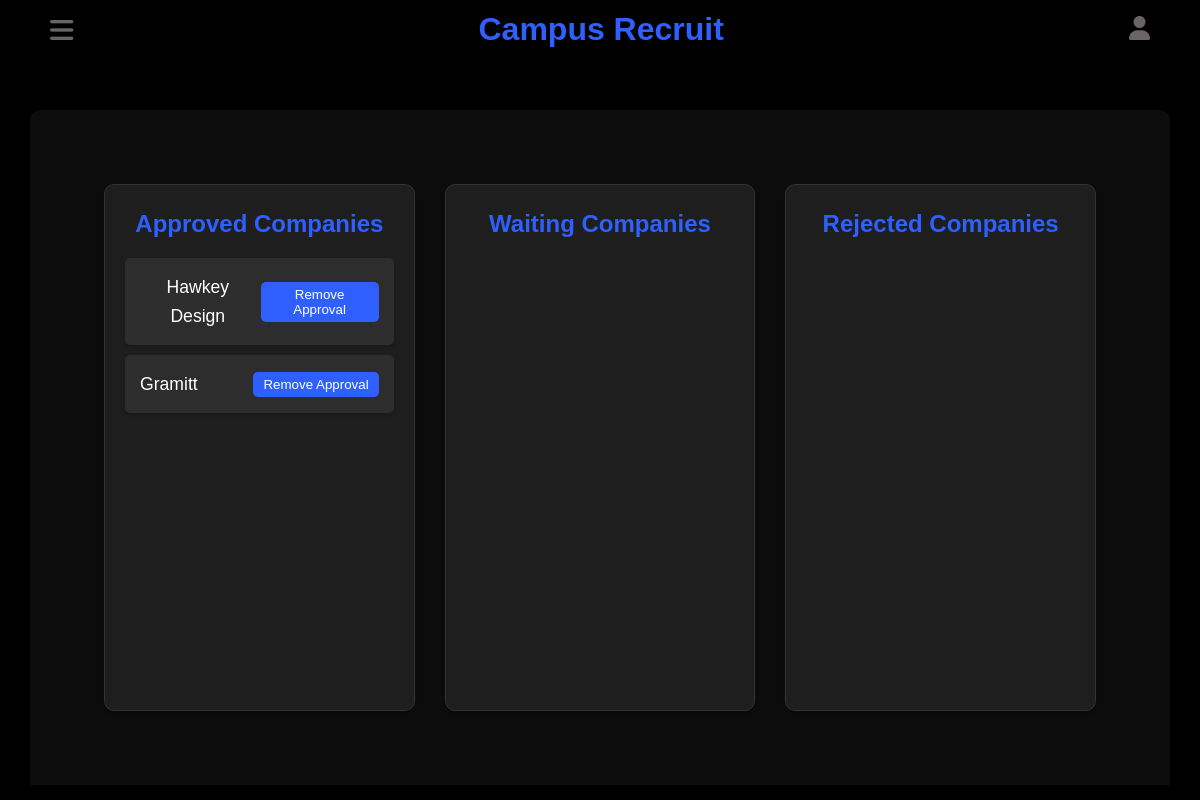
Before: /Admin/manageCompany.php (signed in) with the older database file.
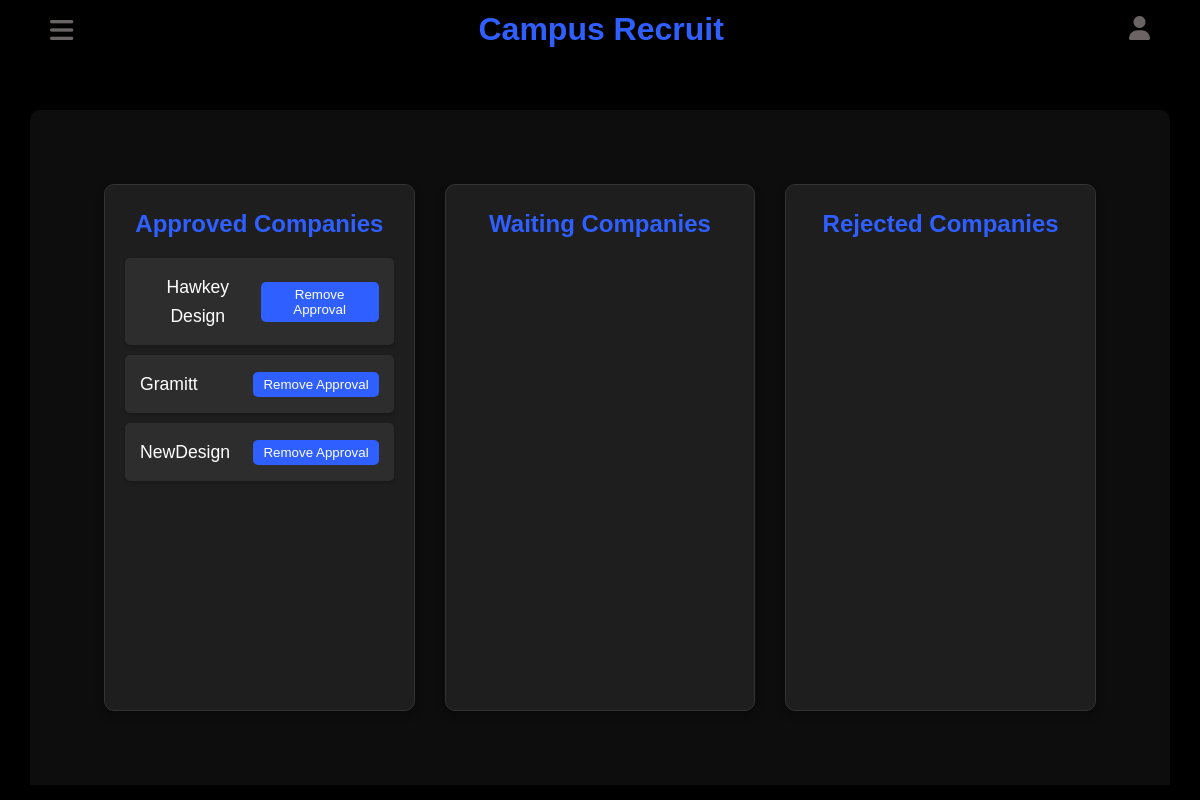
After: the same page with the newer database file.
### tables this page shows
CREATE TABLE `company_details` (
  `Company_id` int(11) NOT NULL,
  `Company_name` varchar(255) NOT NULL,
  `Contact_person` varchar(255) NOT NULL,
  `account_email` varchar(255) NOT NULL,
  `PhoneNum` varchar(255) NOT NULL,
  `date_of_joined` timestamp NOT NULL DEFAULT current_timestamp(),
  `approval` enum('approved','pending','rejected') DEFAULT 'pending'
);

### Admin/manageCompany.php (the view, shortened to what this page needs)
<?php
    include "connection.php";
    $approved_companies_stmt = $conn->prepare("SELECT * FROM company_details WHERE approval = 'approved'");
    $approved_companies_stmt->execute();
    $approved_companies_result = $approved_companies_stmt->get_result();
?>
<!DOCTYPE html>
<html lang="en">
<head>
    <link rel="stylesheet" href="https://cdnjs.cloudflare.com/ajax/libs/font-awesome/6.6.0/css/all.min.css" />
</head>
<body>
    <div class="main-container">
        <div class="header">
            <button class="menu-btn" onclick="toggleSidebar()">
                <i class="fa-solid fa-bars" id="menu"></i>
            </button>
            <a href="#" class="logo">Campus Recruit</a>
            <div class="profile-container">
                <i class="fa-solid fa-user" id="profile" onclick="toggleProfileMenu()"></i>
            </div>
        </div>
        <div class="container">
            <div class="company-list">
                <h2>Approved Companies</h2>
                <?php while ($company = $approved_companies_result->fetch_assoc()): ?>
                    <div class="company">
                        <span><?php echo htmlspecialchars($company['Company_name']); ?></span>
                        <div class="company-actions">
                            <form method="POST" style="display:inline;">
                                <button type="submit">Remove Approval</button>
                            </form>
                        </div>
                    </div>
                <?php endwhile; ?>
            </div>
            <div class="company-list">
                <h2>Waiting Companies</h2>
            </div>
            <div class="company-list">
                <h2>Rejected Companies</h2>
            </div>
        </div>
    </div>
</body>
</html>

Changed rows visible on the page:
added company_details: Company_name "NewDesign"
